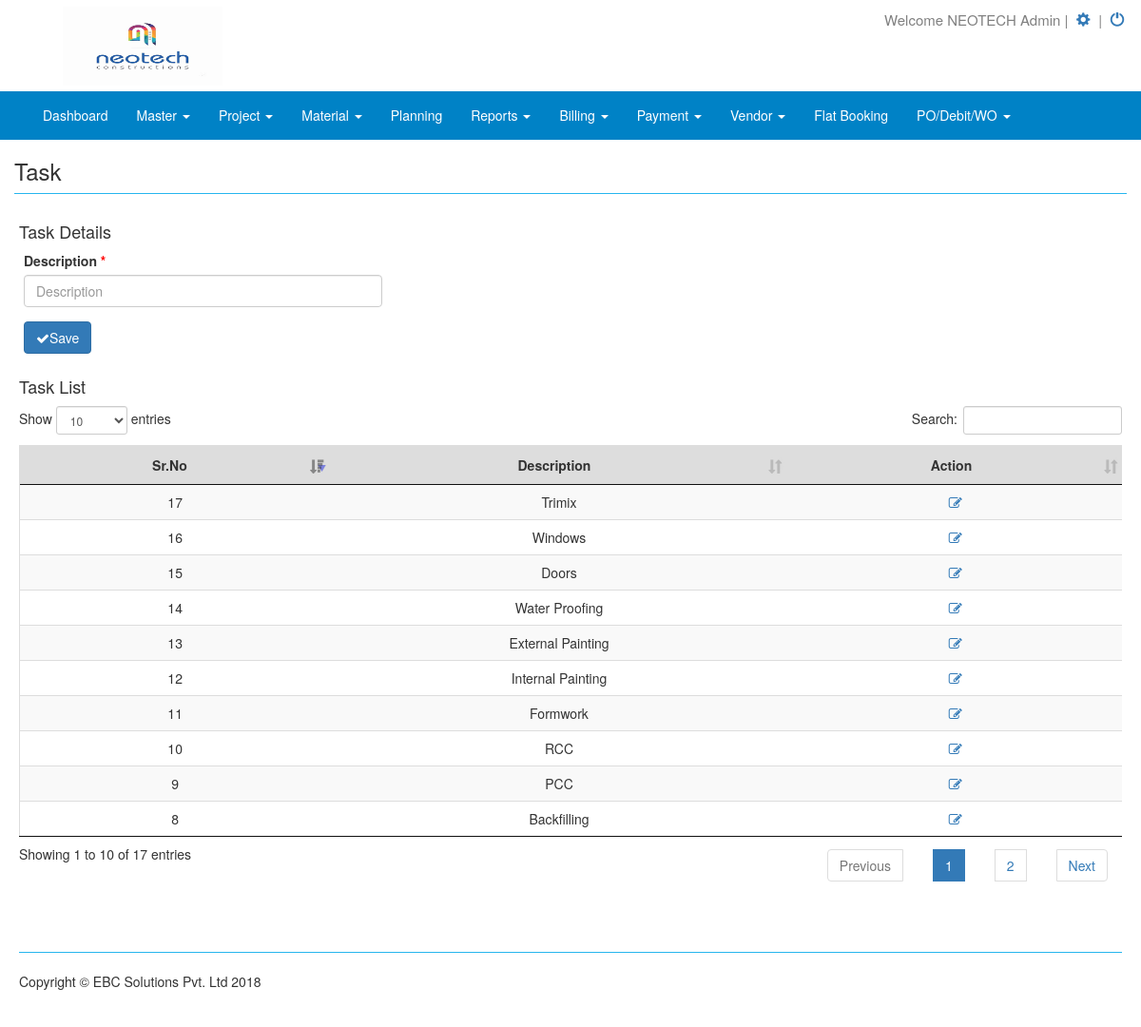
/dashboard.php?page=task (signed in), run on the app's committed database.
### tables this page shows
CREATE TABLE `company` (
  `id` int(11) NOT NULL,
  `user_id` int(11) NOT NULL,
  `company_name` varchar(255) NOT NULL,
  `company_email` varchar(100) NOT NULL,
  `company_phone` varchar(255) NOT NULL,
  `gst_no` varchar(255) NOT NULL,
  `pan_no` varchar(255) NOT NULL,
  `state` varchar(255) NOT NULL,
  `state_code` int(11) NOT NULL,
  `company_url` varchar(100) NOT NULL,
  `company_address` varchar(500) NOT NULL,
  `logo` varchar(255) NOT NULL,
  `terms` text NOT NULL,
  `bank_details` text NOT NULL,
  `cutomers` enum('No','Yes') NOT NULL DEFAULT 'Yes',
  `estimates` enum('No','Yes') NOT NULL DEFAULT 'Yes',
  `product` enum('No','Yes') NOT NULL DEFAULT 'Yes',
  `voucher` enum('No','Yes') NOT NULL DEFAULT 'Yes',
  `get_purchase` enum('No','Yes') NOT NULL DEFAULT 'Yes',
  `print_temp` varchar(50) NOT NULL DEFAULT 'temp2'
);

CREATE TABLE `user` (
  `id` int(11) NOT NULL,
  `comp_name` varchar(255) NOT NULL,
  `name` varchar(255) NOT NULL,
  `username` varchar(128) NOT NULL,
  `password` varchar(128) NOT NULL,
  `contact` varchar(15) NOT NULL,
  `is_active` tinyint(1) DEFAULT '0',
  `is_super_admin` tinyint(1) DEFAULT '0',
  `last_login` date DEFAULT NULL,
  `start_date` date NOT NULL,
  `end_date` date NOT NULL,
  `payment_status` int(11) NOT NULL DEFAULT '0' COMMENT '1-received,0-not received',
  `hash` varchar(255) NOT NULL,
  `created_at` date NOT NULL,
  `updated_at` date NOT NULL,
  `type` varchar(50) NOT NULL DEFAULT 'admin'
);

CREATE TABLE `mst_task` (
  `id` int(11) NOT NULL,
  `user_id` int(11) NOT NULL,
  `sub_user_id` int(11) NOT NULL,
  `description` varchar(255) NOT NULL,
  `record_date` date NOT NULL,
  `update_date` date NOT NULL
);

### task.php (the view, shortened to what this page needs)
<?php
	$utype=$_SESSION['user_type']=$row['type'];
?>
<div class="row">
	<h3> Task</h3><hr>
	<div class="col-lg-12">
		<h4>Task Details</h4>
		<form id="frm_task" name="frm_task" autocomplete="off" method="POST" >
			<div class="col-md-4">
				<label>Description <span class="required_field">*</span></label>
				<input type="description" class="form-control" name="txt_description" id="txt_cleagal_id" placeholder="Description" value="<?php if(isset($rec_id)){echo $data['description'];}else{} ?>" style="text-transform:capitalize;" required="">
			</div>
			<div class="panel-body"></div>
			<div class="col-md-12">
				<?php
					if(empty($rec_id)){
			 	?>
				<button name="btn_task" id="btn_task" type="submit" class="btn btn-primary"  value="save" onclick="document.pressed=this.value" data-loading-text="<i class='fa fa-spinner fa-spin'></i>Processing..."><i class="ace-icon fa fa-check bigger-110"></i>Save</button>
				<?php }else{ ?>
				<button name="btn_labour_edit" id="update" type="submit" class="btn btn-primary" value="update" onclick="document.pressed=this.value" data-loading-text="<i class='fa fa-spinner fa-spin'></i>Processing..."><i class="ace-icon fa fa-check bigger-110"></i>Update</button>
				<?php } ?>
			</div>
		</form>
	</div>
	<div class="panel-body"></div>
	<div class="col-lg-12" >
	    <h4>Task List</h4>
		<table class="datatable table table-striped" id="example" cellspacing="0" width="100%">
		  <thead>
			<tr>
			  <th>Sr.No</th>
			  <th>Description</th>
			  <th>Action</th>
			</tr>
		  </thead>
		  <tbody>
		  <?php
		  	$sr_no=0;
		  	$sql = mysql_query("SELECT * FROM mst_task")or die(mysql_error($connection));
		  		while($row=mysql_fetch_array($sql))
		  		{
		  			$sr_no++;
		  			$id=$row['id'];
		  ?>
			<tr id="invoice-23">
			  <td><?php echo $sr_no; ?></td>
			  <td><?php echo $row['description']; ?></td>
			  <td>
			  <?php if($utype=='admin'){ ?>
			  	<a href='dashboard.php?page=task&id=<?php echo $id; ?>' title='Edit Details' data-toggle='tooltip'><span class="icon fa fa-edit"></span></a>
			  <?php }else{ ?>
			  	<a href='user_dashboard.php?page=task&id=<?php echo $id; ?>' title='Edit Details' data-toggle='tooltip'><span class="icon fa fa-edit"></span></a>
			  <?php } ?>
			  </td>
			 </tr>
			  <?php } ?>
		  </tbody>
		</table>
	</div>
</div>

### dashboard.php (shortened to what this page needs)
<?php
include "config.php";
?>
<!DOCTYPE html>
<html lang="en">
<head>
    <link href="css/bootstrap.min.css" rel="stylesheet">
    <link href="css/modern-business.css" rel="stylesheet">
    <link href="css/sweetalert.css" rel="stylesheet">
    <link href="font-awesome/css/font-awesome.min.css" rel="stylesheet" type="text/css">
    <link rel="stylesheet" type="text/css" href="datatables/media/css/jquery.dataTables.min.css">
    <link rel="stylesheet" type="text/css" href="datatables/media/css/dataTables.bootstrap.css">
    <link rel="stylesheet" href="https://code.jquery.com/ui/1.10.4/themes/smoothness/jquery-ui.css">
    <link rel="stylesheet" type="text/css" href="https://cdn.datatables.net/r/dt/jq-2.1.4,jszip-2.5.0,pdfmake-0.1.18,dt-1.10.9,af-2.0.0,b-1.0.3,b-colvis-1.0.3,b-html5-1.0.3,b-print-1.0.3,se-1.0.1/datatables.min.css"/>
</head>
<body>
    <div class="header">
    <?php
    $user_id=$_SESSION['login_user'];
      $aa12 = mysql_query("SELECT * FROM company WHERE user_id='$user_id'")or die(mysql_error($connection));
        $arr=mysql_fetch_array($aa12);
        $logo=$arr['logo'];
        if(!empty($logo))
        {
     ?>
         <a href="dashboard.php?page=home"><img src="<?php echo $logo; ?>" class="company-logo" alt="logo"></a>
     <?php
        }
        else{
      ?>
	   <a href="dashboard.php?page=home"> <img src="images/ebc_logo.png" class="company-logo" alt="logo"></a>
     <?php } ?>
       <div class="setting">
           <div class="setting-sub">
          <span class="setting-part">Welcome <?php
			   $query=mysql_query("SELECT * FROM user WHERE id='".$_SESSION['login_user']."'");
			   $row=mysql_fetch_array($query);
			   echo $row['name'];
			   ?></span>&nbsp;|&nbsp;
               <span class="setting-part"><a href="dashboard.php?page=setting" title='View Setting'> <span class="glyphicon glyphicon-cog"></span>&nbsp;</a></span>&nbsp;|&nbsp;
               <span class="setting-part"><a href="logout.php" title='Logout'><span class="glyphicon glyphicon-off"></span>&nbsp;</a></span></div>
       </div>
    </div>
    <nav class="navbar navbar-inverse navbar-fixed-top nav-menu" role="navigation">
        <div class="container">
            <div class="navbar-header  navbar-right">
                <a class="navbar-brand" href="#"> <?php
                ?></a>
            </div>
            <div class="collapse navbar-collapse" id="bs-example-navbar-collapse-1">
                <ul class="nav navbar-nav nav-tab-menu">
                    <li>
                        <a href="dashboard.php?page=home">Dashboard</a>
                    </li>
                    <li class="dropdown">
                      <a class="dropdown-toggle" data-toggle="dropdown" href="#"> Master
                      <span class="caret"></span></a>
                    </li>
                    <li class="dropdown">
                      <a class="dropdown-toggle" data-toggle="dropdown" href="#"> Project
                      <span class="caret"></span></a>
                    </li>
                    <li class="dropdown">
                      <a class="dropdown-toggle" data-toggle="dropdown" href="#"> Material
                      <span class="caret"></span></a>
                    </li>
                      <li>
                        <a href="dashboard.php?page=planning">Planning</a>
                      </li>
                    <li class="dropdown">
                      <a class="dropdown-toggle" data-toggle="dropdown" href="#"> Reports
                      <span class="caret"></span></a>
                    </li>
                    <li class="dropdown">
                      <a class="dropdown-toggle" data-toggle="dropdown" href="#"> Billing
                      <span class="caret"></span></a>
                    </li>
                    <li class="dropdown">
                      <a class="dropdown-toggle" data-toggle="dropdown" href="#"> Payment
                      <span class="caret"></span></a>
                    </li>
                    <li class="dropdown">
                      <a class="dropdown-toggle" data-toggle="dropdown" href="#"> Vendor
                      <span class="caret"></span></a>
                    </li>
                    <li>
                      <a href="dashboard.php?page=flat_booking">Flat Booking</a>
                    </li>
                    <li class="dropdown">
                      <a class="dropdown-toggle" data-toggle="dropdown" href="#">PO/Debit/WO
                      <span class="caret"></span></a>
                    </li>
                </ul>
            </div>
        </div>
    </nav>
    <div class="container ">
        <?php
            if(!isset($_GET['page']))
            $page="home";
                else
					$page=$_GET['page'];
                switch($page)
                {
                    case "task":
                        include("task.php");
                    break;
      				  }
              ?>
        <footer>
            <div class="row">
                <div class="col-lg-12"><hr>
                    <p>Copyright &copy; EBC Solutions Pvt. Ltd 2018</p>
                </div>
            </div>
        </footer>
    </div>
</body>
</html>

### css/modern-business.css (style rules this page uses)
html, body { height: 100%; }
body { padding-top: 1px; }
.header { float: left; width: 100%; padding: 0; margin: 0; height: auto; }
.company-logo { width: 15%; height: 95px; float: left; padding: 0.5%; margin: 0% 5%; }
.nav-menu { width: 100%; float: left; background-color: #0082c6; border-color: #0082c6; }
.navbar-inverse .navbar-nav>li>a { color: #fff; }
.navbar-inverse .navbar-brand { color: #fff; }
.setting { width: 75%; height: auto; float: left; padding: 0; margin: 0; }
.setting-sub { width: 30%; height: auto; float: right; padding: 1% 0%; margin: 0; cursor: pointer; font-size: 15px; color: grey; }
.setting-part { width: 100%; height: auto; padding: 0; margin: 0 }
footer { margin: 50px 0; }

### dashboard.php (style rules this page uses)
table { border-collapse: collapse; border-spacing: 0; width: 100%; border: 1px solid #ddd; }
td { border: none; text-align: center; padding: 8px; }
th { border: none; text-align: center; padding: 8px; background-color:#ddd; }
tr:nth-child(even) { background-color: #f2f2f2 }
hr { margin-top: 10px; margin-bottom: 20px; border-color: #27b6ee; }
.required_field { color: red; }

### data on the page
company: logo (picture)
user: name "NEOTECH Admin"
mst_task: description "Backfilling"
mst_task: description "PCC"
mst_task: description "RCC"
mst_task: description "Formwork"
mst_task: description "Internal Painting"
mst_task: description "External Painting"
mst_task: description "Water Proofing"
mst_task: description "Doors"
mst_task: description "Windows"
mst_task: description "Trimix"
